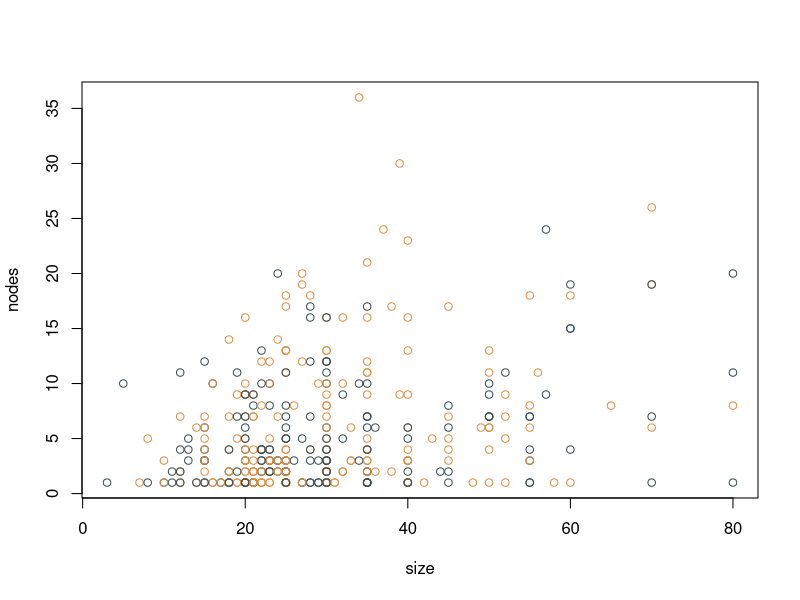
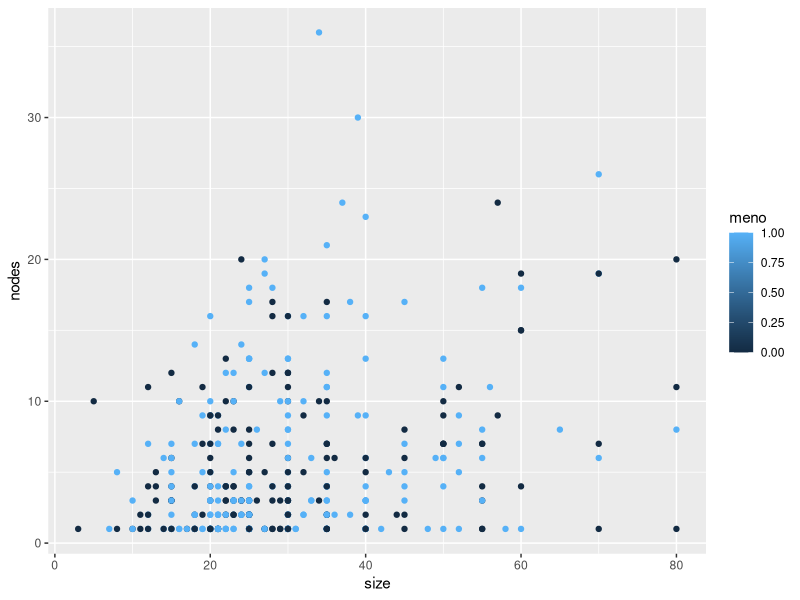
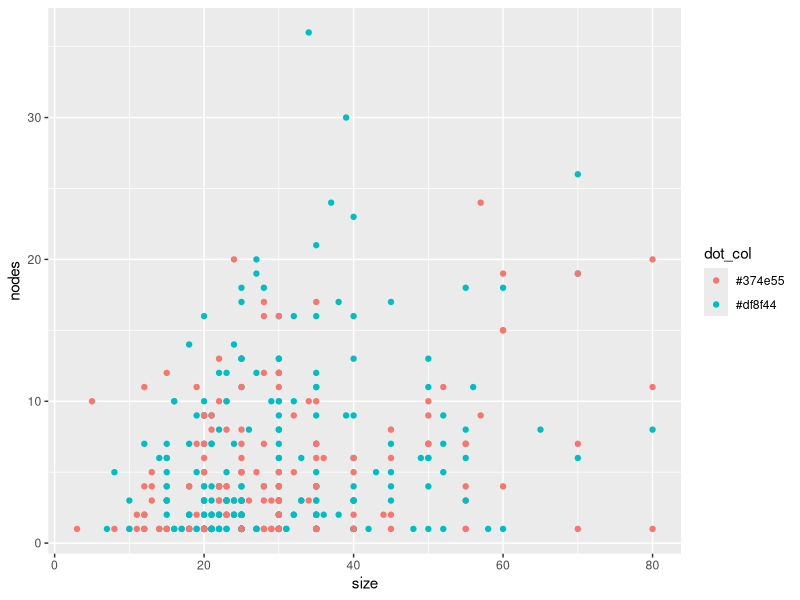
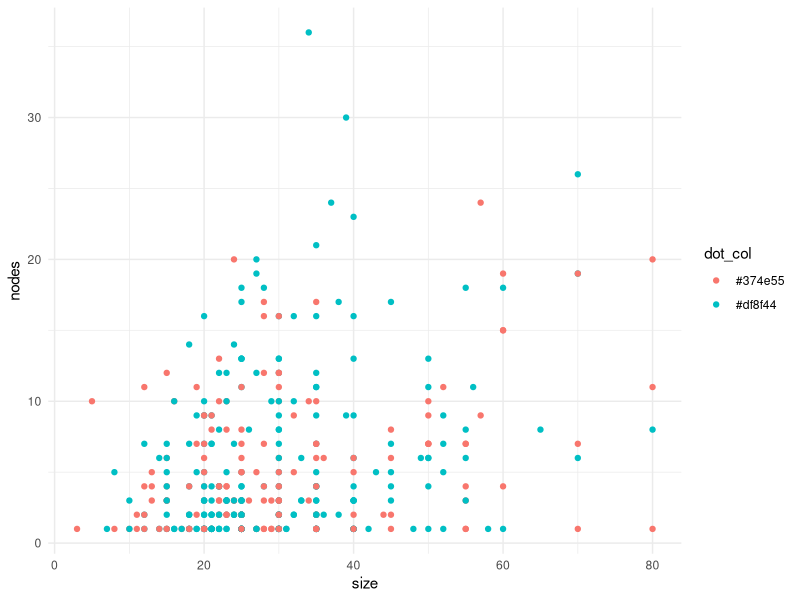
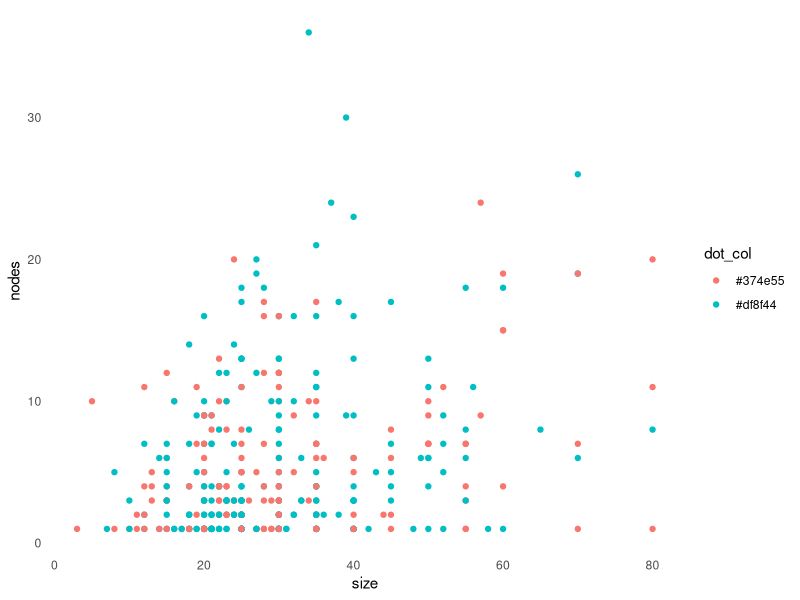
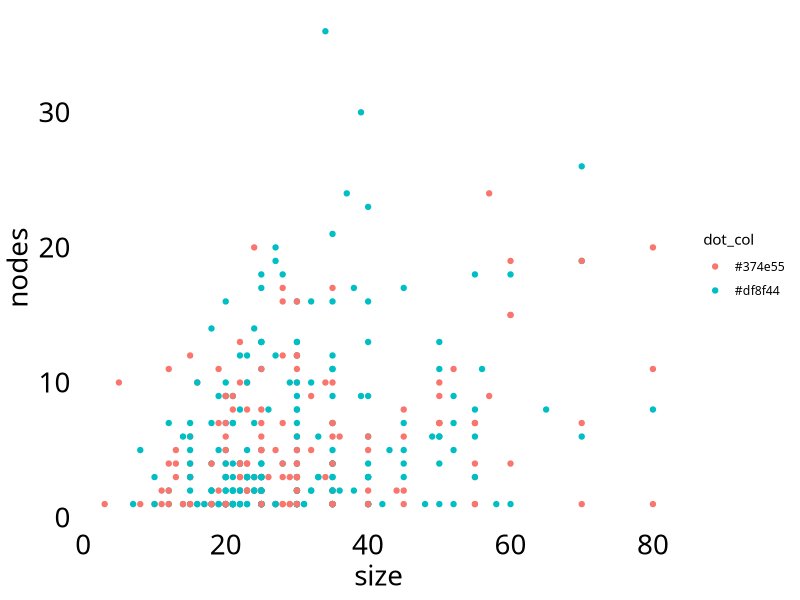
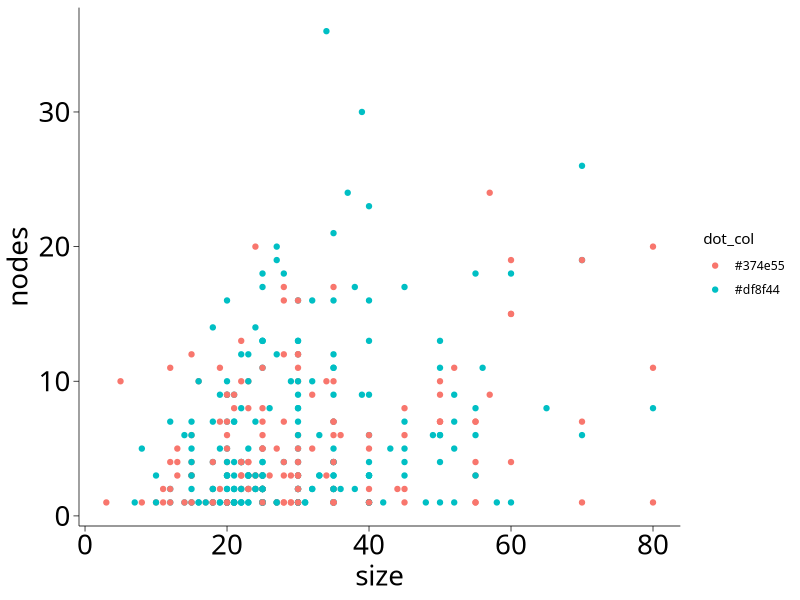
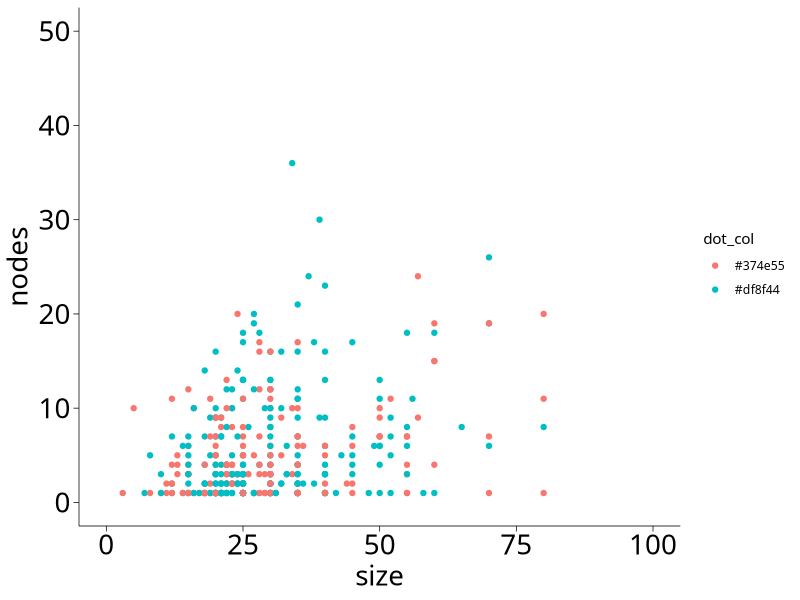

Generate these figures, in order, with R:
library(survival)
gbsg <- survival::gbsg
gbsg <- gbsg[,c("meno", "size", "nodes")]
knitr::kable(head(gbsg, n=10))

gbsg$dot_col <- with(gbsg, ifelse(meno==1, "#df8f44", "#374e55"))
gbsg$fill_col <- with(gbsg, ifelse(meno==1, "#df8f44", "white"))
gbsg <- subset(gbsg, size<=100 & nodes<=50)
gbsg <- gbsg[1:400,]

with(gbsg, plot(size, nodes, col=dot_col))

library(ggplot2)
ggplot(data=gbsg, aes(x=size, y=nodes, colour=meno)) + geom_point() 

gg <- ggplot(data=gbsg, aes(x=size, y=nodes, colour=dot_col)) + geom_point()
gg
gg2 <- gg + theme_minimal()
gg2
gg3 <- gg2 + theme_minimal() + theme(panel.grid.major = element_blank(), 
                                     panel.grid.minor = element_blank())
gg3
gg4 <- gg3 + theme(text=element_text(family="Corbel", colour="black"), 
                   plot.title = element_text(size=20),
                   axis.text.x=element_text(size=20, colour="black"), 
                   axis.text.y=element_text(size=20, colour="black"), 
                   axis.title.x = element_text(size=20), 
                   axis.title.y = element_text(size=20))
gg4
gg5 <- gg4 + theme(axis.line = element_line(colour = 'black', linewidth = 0.25),
                   axis.ticks = element_line(colour = "black", linewidth = 0.25),
                   axis.ticks.length = unit(4, "pt"),
                   axis.minor.ticks.length = unit(2, "pt"))
gg5
gg6 <- gg5 + coord_cartesian(xlim=c(0,100), ylim=c(0,50), clip = "off")
gg6
gg7 <- gg6 + scale_x_continuous(breaks=seq(0,100,by=20),
                                labels=seq(0,100,by=20),
                                minor_breaks = seq(0,100,by=10),
                                expand = c(0,0)) +
  scale_y_continuous(breaks=seq(0,50,by=10),
                     labels=seq(0,50,by=10),
                     minor_breaks = seq(0,50,by=5),
                     expand = c(0,0))
gg7
gg8 <- gg7 + guides(x = guide_axis(minor.ticks = TRUE),
                    y = guide_axis(minor.ticks = TRUE))

gg8
gg9 <- gg8 +
  annotate(geom="segment", x=0, xend=100, y=seq(0,50,by=10), yend=seq(0,50,by=10), 
           col="#E3E4E5") +
  scale_colour_identity() +
  xlab("Tumor size (mm)") + ylab("") + labs(title="No. of positive lymph nodes")
gg9

theme_boers <- function(){
  theme(text=element_text(family="Corbel", colour="black"), 
        #define font 
        plot.margin = margin(0.2,1,0,0,"cm"), 
        #prevent x axis labels from being cut off
        plot.title = element_text(size=20),
        #text size of the title
        panel.grid.major = element_blank(), 
        panel.grid.minor = element_blank(),
        #we do not want automatic grid lines in the background
        axis.text.x=element_text(size=20, colour="black"), 
        axis.text.y=element_text(size=20, colour="black"), 
        axis.title.x = element_text(size=20), 
        axis.title.y = element_text(size=20), 
        #define the size of the tick labels and axis titles
        axis.line = element_line(colour = 'black', linewidth = 0.25),
        axis.ticks = element_line(colour = "black", linewidth = 0.25),
        #specify thin axes
        axis.ticks.length = unit(4, "pt"), 
        axis.minor.ticks.length = unit(2, "pt")) 
  #minor ticks should be shorter than major ticks
}

gbsg$size_new <- gbsg$size + rnorm(n=nrow(gbsg), mean=0, sd=0.3)
#scatter the x position slightly

ggplot(data=gbsg, aes(x=size_new, y=nodes, colour=dot_col, fill=fill_col)) + 
  theme_minimal() + theme_boers() +
  annotate(geom="segment", x=0, xend=100, y=seq(0,50,by=10), yend=seq(0,50,by=10), 
           col="#E3E4E5") +
  coord_cartesian(xlim=c(0,100), ylim=c(0,50), clip = "off") +
  scale_x_continuous(breaks=seq(0,100,by=20),
                     labels=seq(0,100,by=20),
                     minor_breaks = seq(0,100,by=10),
                     expand = c(0,0)) +
  scale_y_continuous(breaks=seq(0,50,by=10),
                     labels=seq(0,50,by=10),
                     minor_breaks = seq(0,50,by=5),
                     expand = c(0,0)) +
  guides(x = guide_axis(minor.ticks = TRUE),
         y = guide_axis(minor.ticks = TRUE)) +
  scale_colour_identity() + scale_fill_identity() +
  geom_point(shape=21, alpha=0.5) +
  xlab("Tumor size (mm)") + ylab("") + labs(title="No. of positive lymph nodes")

